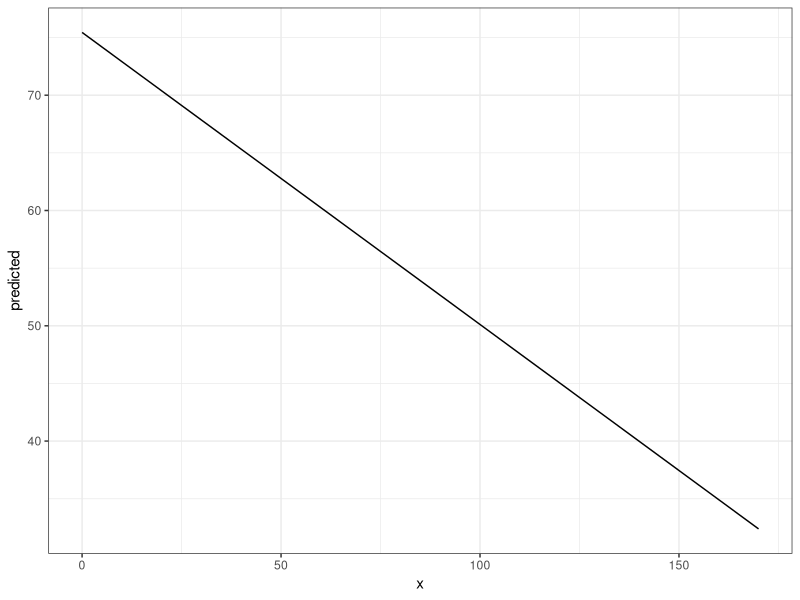
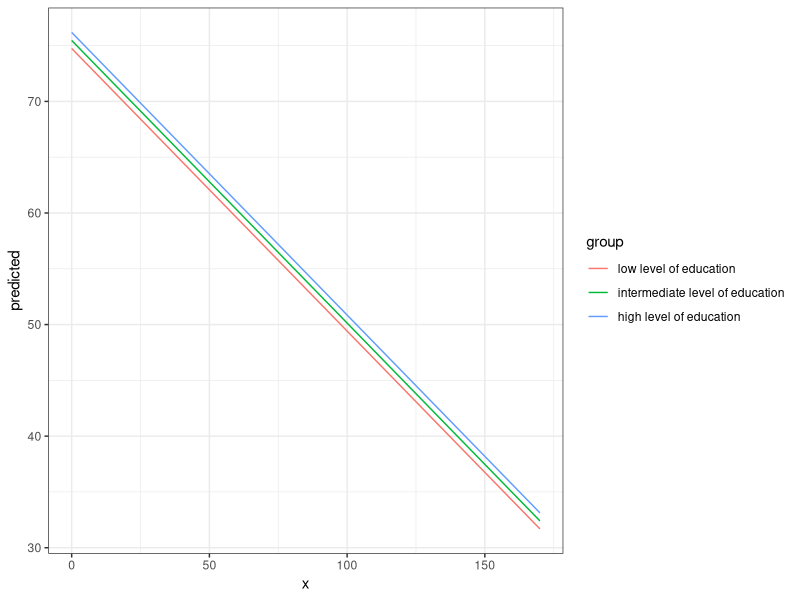
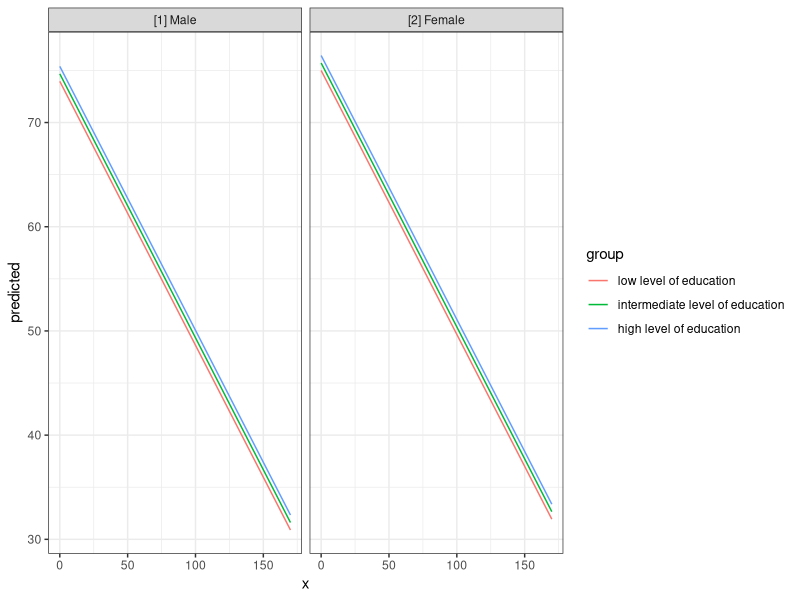
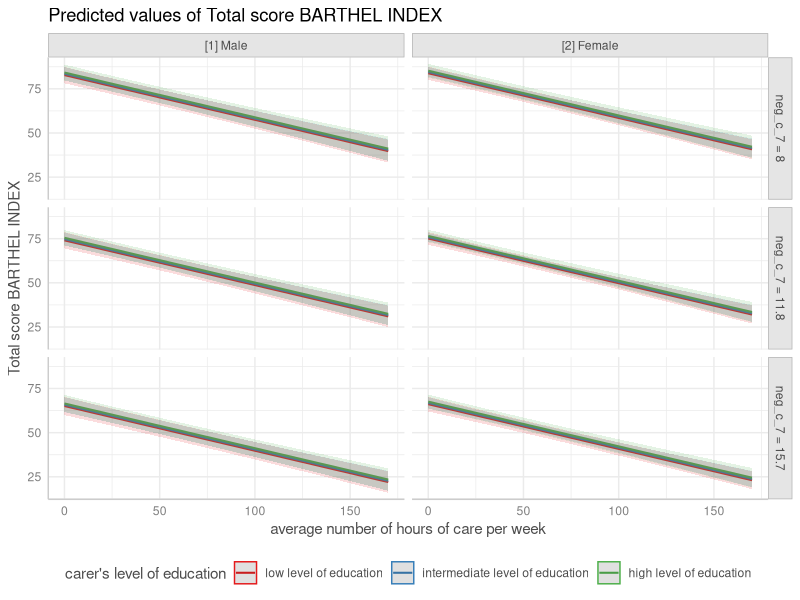
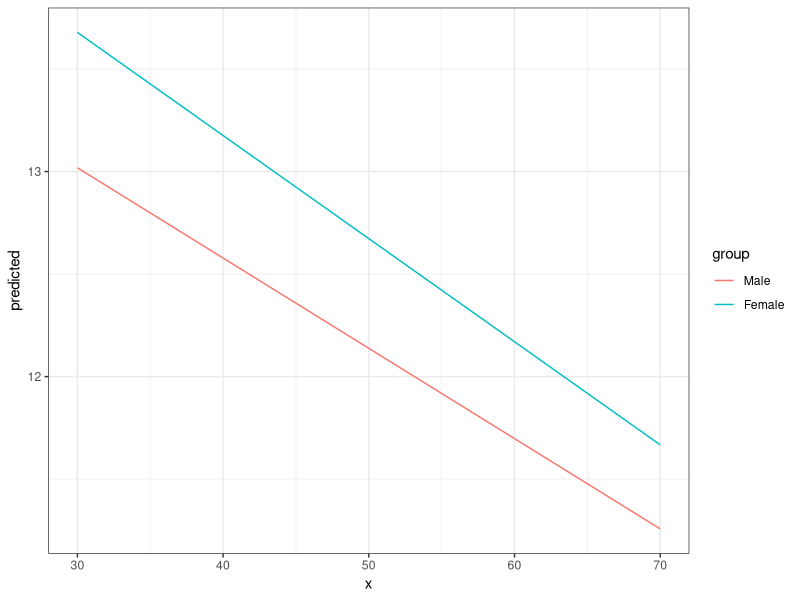
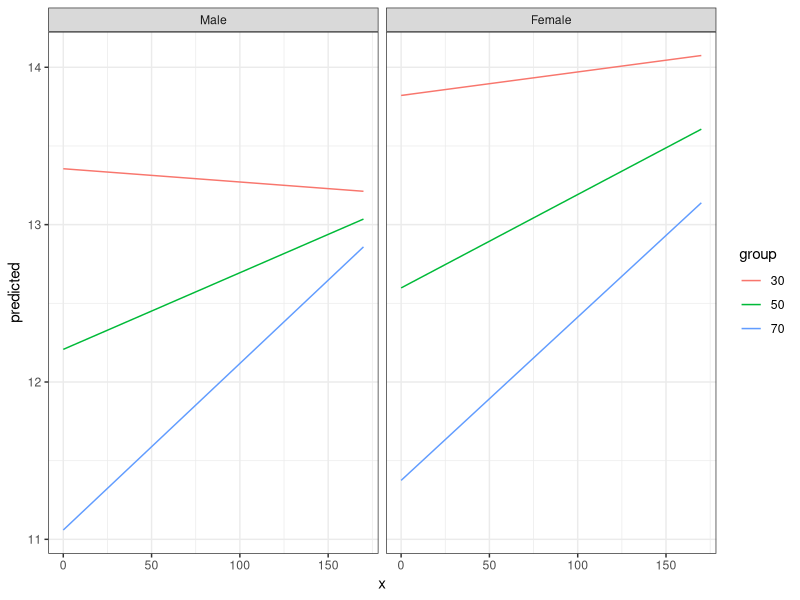
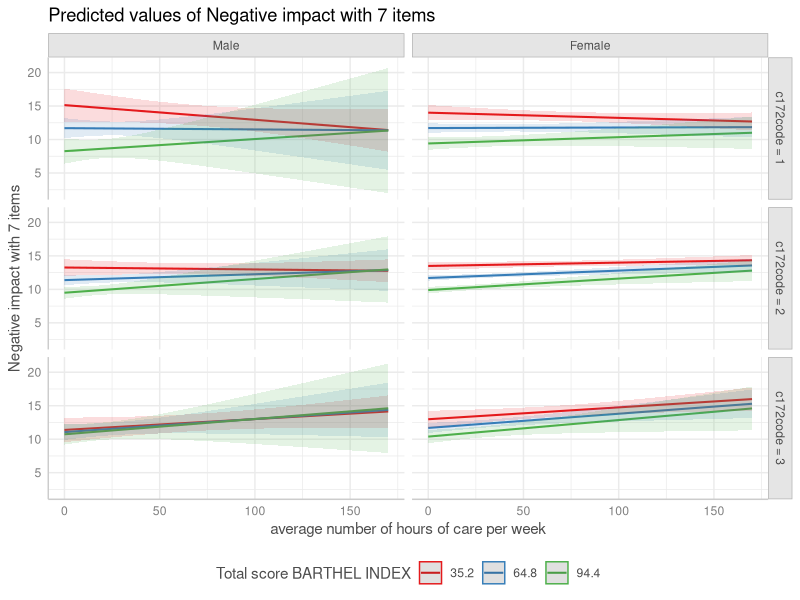
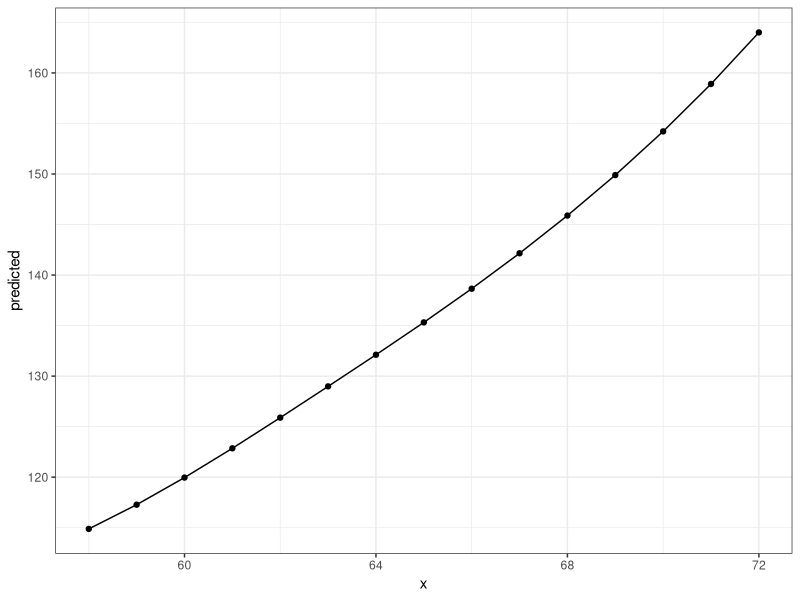

Here is the R script that generated these plots, in order:
## ---- chunk 1
knitr::opts_chunk$set(
  collapse = TRUE,
  comment = "#>",
  dev = "png",
  fig.width = 7,
  fig.height = 3.5,
  message = FALSE,
  warning = FALSE
)
options(width = 800)

pkgs <- c(
  "ggplot2",
  "splines",
  "gridExtra",
  "patchwork",
  "see",
  "survival",
  "datawizard",
  "htmltools"
)

if (!all(vapply(pkgs, requireNamespace, quietly = TRUE, FUN.VALUE = logical(1L)))) {
  knitr::opts_chunk$set(eval = FALSE)
}
## ---- chunk 2
library(htmltools)
callout_tip <- function(header = NULL, ...) {
  div(
    class = "callout-tip",
    tags$h1(
      tags$img(src = "../man/figures/list-check-solid.svg", width = "16", height = "16", style = "vertical-align:middle"), # nolint
      header
    ),
    ...
  )
}
## ---- chunk 3
callout_tip(
  "Summary of most important points:",
  tags$ul(
    tags$li("The aim of the ", tags$em("ggeffects-package"), " is to understand your model and how predictors are associated with your outcome. This is achieved by calculating adjusted predictions, using the ", tags$code("predict_response()"), " function."), # nolint
    tags$li(tags$code("predict_response()"), "estimates the outcome for meaningful values of predictors of interest (so-called ", tags$em("focal terms"), ")."), # nolint
    tags$li("The interpretation of the results, or the conclusion that can be drawn, depend on how the non-focal terms are handled. This is controlled by the ", tags$code("margin"), "argument."), # nolint
    tags$li("The syntax is easy and intuitive: Just provide a model object, specify focal terms in the ", tags$code("terms"), " argument, and optionally specify the ", tags$code("margin"), " argument. This works for simple effects as well as more complex interaction effects.") # nolint
  )
)
## ---- chunk 4
library(ggeffects)
data(efc, package = "ggeffects")
fit <- lm(barthtot ~ c12hour + neg_c_7 + c161sex + c172code, data = efc)

predict_response(fit, terms = "c12hour")
## ---- chunk 5
library(ggplot2)
theme_set(theme_bw())

mydf <- predict_response(fit, terms = "c12hour")
ggplot(mydf, aes(x, predicted)) + geom_line()
## ---- chunk 6
predict_response(fit, terms = c("c12hour", "c172code"))
## ---- chunk 7
mydf <- predict_response(fit, terms = c("c12hour", "c172code"))
ggplot(mydf, aes(x, predicted, colour = group)) + geom_line()
## ---- chunk 8
mydf <- predict_response(fit, terms = c("c12hour", "c172code", "c161sex"))
# print a more compact table
print(mydf, collapse_tables = TRUE)
ggplot(mydf, aes(x, predicted, colour = group)) +
  geom_line() +
  facet_wrap(~facet)
## ---- chunk 9
mydf <- predict_response(fit, terms = c("c12hour", "c172code", "c161sex", "neg_c_7"))
plot(mydf) + theme(legend.position = "bottom")
## ---- chunk 10
mydf <- predict_response(fit)
mydf
## ---- chunk 11
data(efc, package = "ggeffects")

# make categorical
efc$c161sex <- datawizard::to_factor(efc$c161sex)

# fit model with interaction
fit <- lm(neg_c_7 ~ c12hour + barthtot * c161sex, data = efc)

# select only levels 30, 50 and 70 from continuous variable Barthel-Index
mydf <- predict_response(fit, terms = c("barthtot [30,50,70]", "c161sex"))
ggplot(mydf, aes(x, predicted, colour = group)) + geom_line()
## ---- chunk 12
# fit model with 3-way-interaction
fit <- lm(neg_c_7 ~ c12hour * barthtot * c161sex, data = efc)

# select only levels 30, 50 and 70 from continuous variable Barthel-Index
mydf <- predict_response(fit, terms = c("c12hour", "barthtot [30,50,70]", "c161sex"))

ggplot(mydf, aes(x, predicted, colour = group)) + 
  geom_line() +
  facet_wrap(~facet)
## ---- chunk 13
# fit model with 4-way-interaction
fit <- lm(neg_c_7 ~ c12hour * barthtot * c161sex * c172code, data = efc)

# adjusted predictions for all 4 interaction terms
pr <- predict_response(fit, c("c12hour", "barthtot", "c161sex", "c172code"))

# use plot() method, easier than own ggplot-code from scratch
plot(pr, n_rows = 2) + theme(legend.position = "bottom")
## ---- chunk 14
library(splines)
data(women)

fm1 <- lm(weight ~ bs(height, df = 5), data = women)
dat <- predict_response(fm1, "height")

ggplot(dat, aes(x, predicted)) +
  geom_line() +
  geom_point()
## ---- chunk 15
library(survival)
data("lung2")
m <- coxph(Surv(time, status) ~ sex + age + ph.ecog, data = lung2)

# predicted risk-scores
predict_response(m, c("sex", "ph.ecog"))
## ---- chunk 16
# probability of survival
predict_response(m, c("sex", "ph.ecog"), type = "survival")
## ---- chunk 17
get_x_title(mydf)
get_y_title(mydf)

ggplot(mydf, aes(x, predicted, colour = group)) +
  geom_line() +
  facet_wrap(~facet) +
  labs(
    x = get_x_title(mydf),
    y = get_y_title(mydf),
    colour = get_legend_title(mydf)
  )
